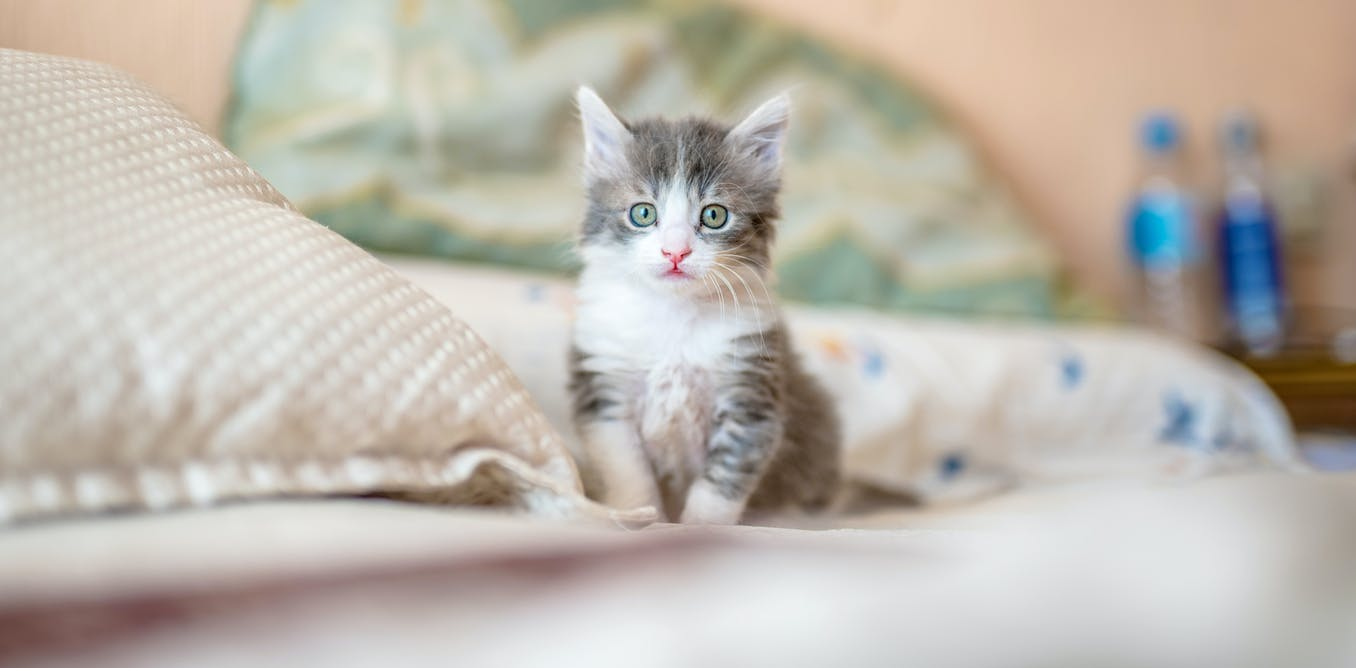
#> input picture Photos/cat.jpg, 1356 x 668 px
$ python Draw.py
#> lines starting #> are read from the running program, lines starting #| are printed output that depends on the picture
# -*- coding: utf-8 -*-
"""
Created on Mon Nov 23 13:59:56 2020

@author: ricardo.montoya
"""

import cv2 as cv
import numpy as np

blank = np.zeros((500, 500, 3), dtype = "uint8")
cv.imshow("Blank", blank)

img = cv.imread("Photos/cat.jpg")
#> img is the input picture: shape (668, 1356, 3); mean B, G, R 173.6, 182.8, 188.8
cv.imshow('Cat', img)

blank[200:300, 300:400] = 0, 0, 255
cv.imshow("Red", blank)
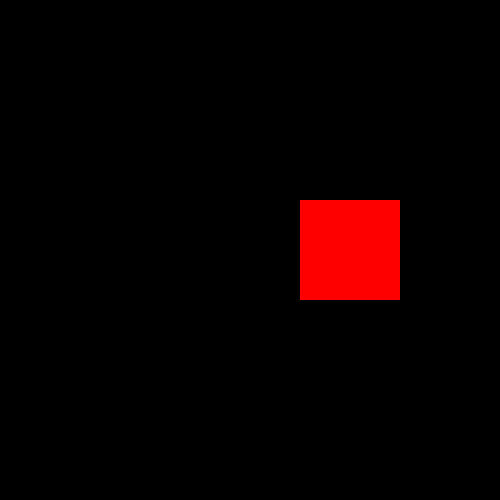
#> window 'Red': shape (500, 500, 3); mean B, G, R 0, 0, 10.2

cv.rectangle(blank, (0,0), (250,500), (0, 255, 0), thickness = cv.FILLED)
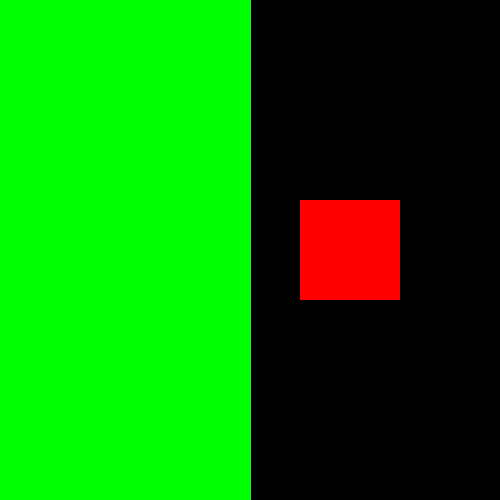
#> blank: shape (500, 500, 3); mean of channels 0, 1, 2 0, 128, 10.2; drawn as B, G, R
cv.imshow('Rectangle', blank)

cv.rectangle(blank, (0,0), (blank.shape[1]//2, blank.shape[0]//2), (0, 255, 0), thickness = cv.FILLED)
cv.imshow('Rectangle', blank)

cv.circle(blank, (blank.shape[1]//2, blank.shape[0]//2), 40, (0, 0, 255), thickness=3)
cv.imshow("Circle", blank)

cv.line(blank, (0, 0), (blank.shape[1]//2, blank.shape[0]//2), (0, 0, 255), thickness=3)
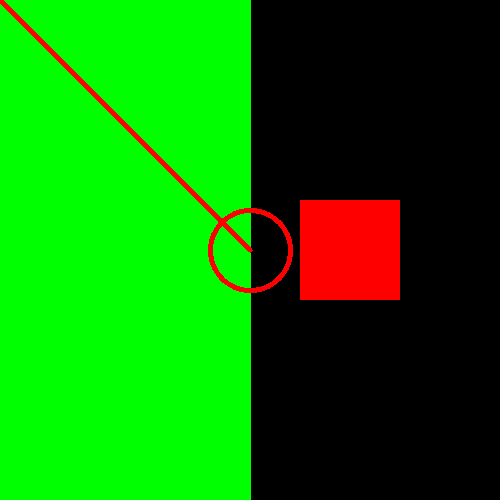
#> blank: shape (500, 500, 3); mean of channels 0, 1, 2 0, 125.6, 13.2; drawn as B, G, R
cv.imshow("Line", blank)

cv.putText(blank, "Hello World", (10,255), cv.FONT_HERSHEY_TRIPLEX, 1.0, (0, 255, 0), 2)
cv.imshow("Text", blank)

cv.waitKey(0)
